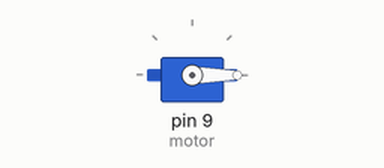
Simulated run of this sketch. Board: Arduino Uno, built with avr-gcc and run on an emulated ATmega328P. On the bench: servo.

Above: at 0.05 s.
At 2.0 s:
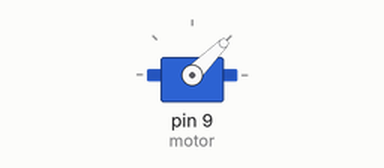
At 3.0 s:
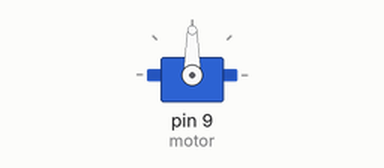
At 4.0 s:
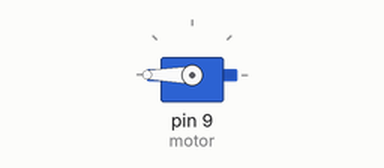
Timing chart, 0 to 5.2 s (numbered marks = the images above):
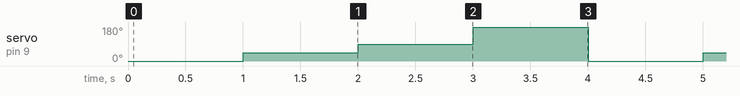

The sketch:

servo.ino
```cpp
#include <Servo.h>

Servo motor;

void setup() {
  motor.attach(9);

}

void loop() {
  motor.write(0);
  delay(1000);

  motor.write(45);
  delay(1000);

  motor.write(90);
  delay(1000);

  motor.write(180);
  delay(1000);

}
```

Measured:
- by itself, servo on pin 9 (motor): repeats every 4.0 s: 90° 1.0 s, 180° 1.0 s, 0° 1.0 s, 45° 1.0 s
